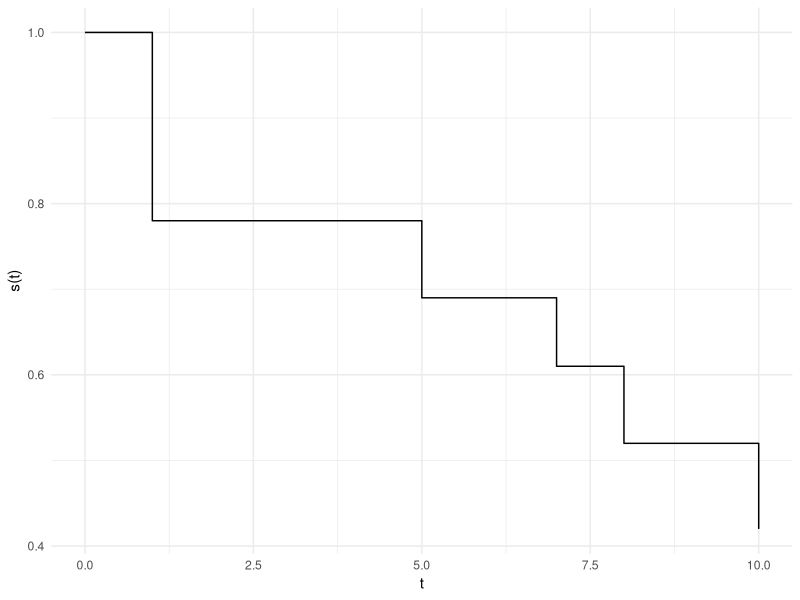

This chart was generated by the following R code:
## ---- chunk 1
#| echo: false
#| label: fig-step
#| fig-cap: "Exemplo de uma função de sobrevivência na prática"
library(ggplot2)
data.frame(x = c(0,1,5,7,8,10), y = c(1,0.78,0.69,0.61,0.52,0.42))  |> 
ggplot(aes(x, y)) +
    geom_step() +
    labs(x = 't', y = 's(t)')+
    theme_minimal()
